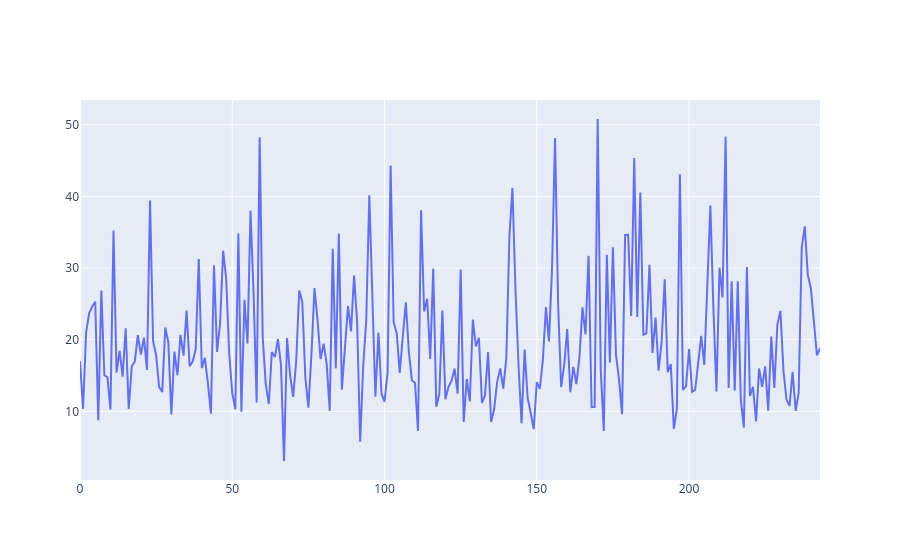

Here is the notebook cell this chart was saved with:
### Code cell
import plotly.graph_objects as go
fig = go.Figure(data=[go.Scatter(y=tips['total_bill'], mode='lines')])
iplot(fig)

### Figure 1 — Plotly figure (JSON) as saved in the notebook; plotly's stock layout.template omitted (floating-point values rounded to 4 significant figures; data arrays with more than 128 entries replaced by an {"elided": "..."} marker saying what was removed)
{"data": [{"mode": "lines", "type": "scatter", "y": {"elided": "244 float values"}}], "layout": {}}
